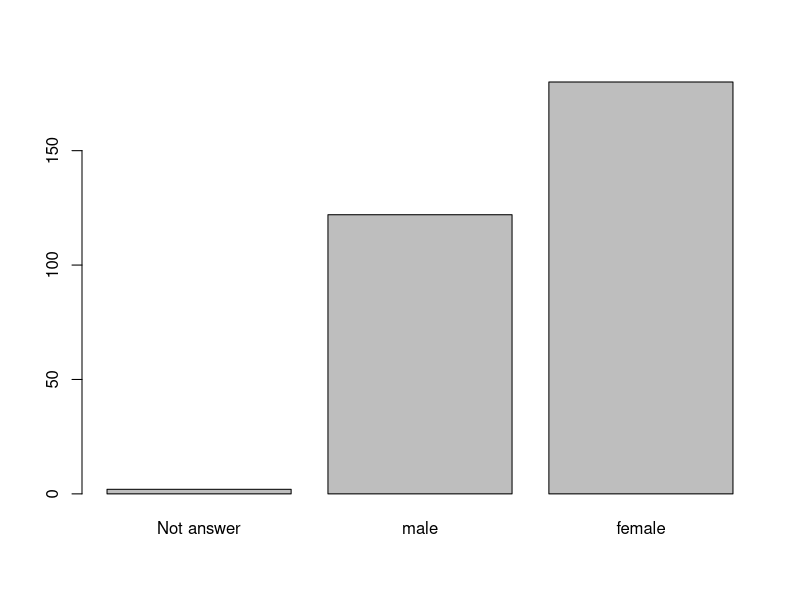
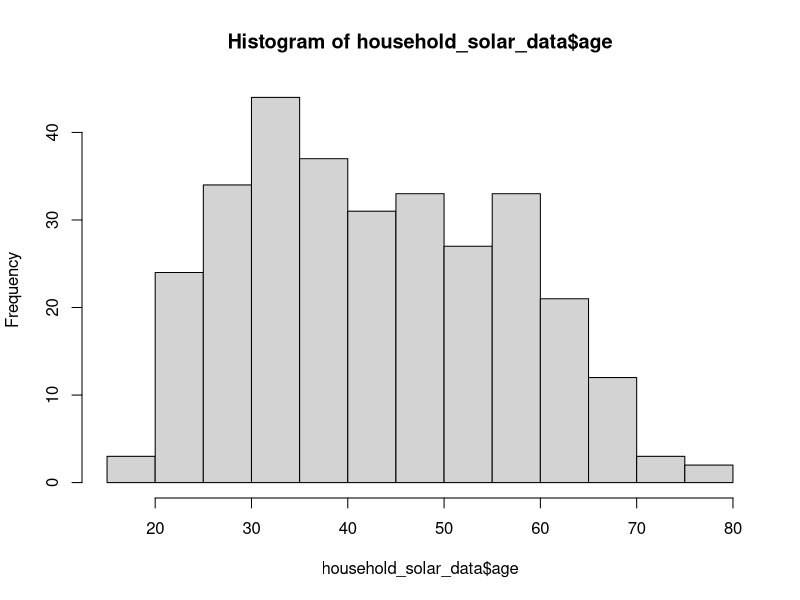
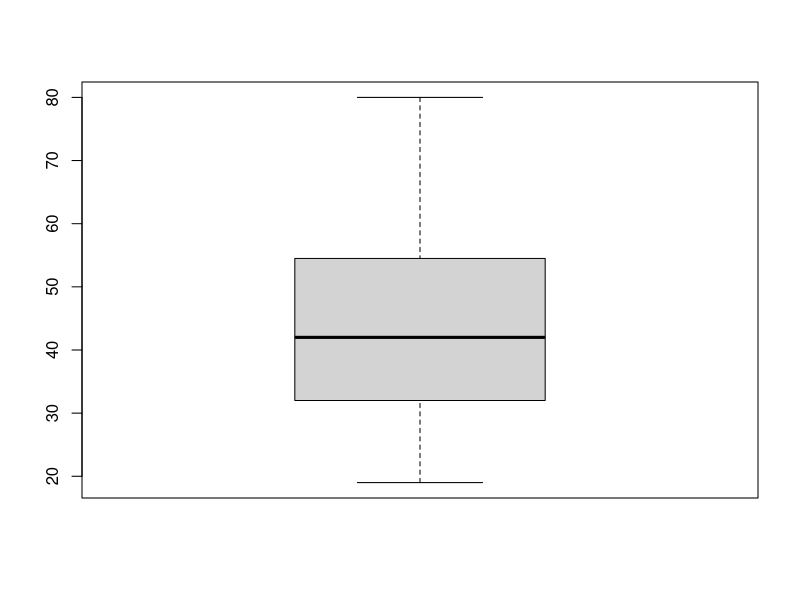

Generate these figures, in order, with R:
## ---- chunk 1
drinks <- c(2, 4, 3, 1, 1, 2, 1)
drinks
## ---- chunk 2
n <- length(drinks)
n
## ---- chunk 3
mean_drinks <- mean(drinks)
mean_drinks
## ---- chunk 4
deviation_drinks <- drinks - mean_drinks 
deviation_drinks
## ---- chunk 5
sum(deviation_drinks)
## ---- chunk 6
sqr_dev <- deviation_drinks ^ 2
sqr_dev
## ---- chunk 7
sum(sqr_dev)
## ---- chunk 8
sum(sqr_dev)/(n-1)
## ---- chunk 9
var(drinks)
sum(sqr_dev)/(n-1) == var(drinks) #same value
## ---- chunk 10
sqrt(var(drinks))
## ---- chunk 11
sd(drinks)
## ---- chunk 12
sum((drinks-mean(drinks))^2)/(length(drinks)-1)
## ---- chunk 13
solar_data <- read.csv("RES_STAT_Lab4_Data.csv")
head(solar_data) #look at top 5 rows
## ---- chunk 14
table(solar_data$user)
## ---- chunk 15
household_solar_data <- solar_data[solar_data$user < 3, ]
table(household_solar_data$user)
## ---- chunk 16
household_solar_data$user <- factor(household_solar_data$user, labels = c("small residence", "regular residence"))
table(household_solar_data$user) #always check your results
str(household_solar_data$user) # see structure of the variable
## ---- chunk 17
table(household_solar_data$sex) #before
household_solar_data$sex <- factor(household_solar_data$sex, labels = c("Not answer", "male", "female" ))

str(household_solar_data$sex)
## ---- chunk 18
table(household_solar_data$sex)
summary(household_solar_data$sex)

## ---- chunk 19
plot(household_solar_data$sex)
## ---- chunk 20
table(household_solar_data$user, household_solar_data$sex)
## ---- chunk 21
mean(household_solar_data$age)
## ---- chunk 22
median(household_solar_data$age)
## ---- chunk 23
summary(household_solar_data$age)
## ---- chunk 24
sd(household_solar_data$age)
var(household_solar_data$age)
## ---- chunk 25
library(psych)
## ---- chunk 26
psych::describe(household_solar_data[, 4:5])
## ---- chunk 27
?describe
## ---- chunk 28
hist(household_solar_data$age)
## ---- chunk 29
boxplot(household_solar_data$age)
